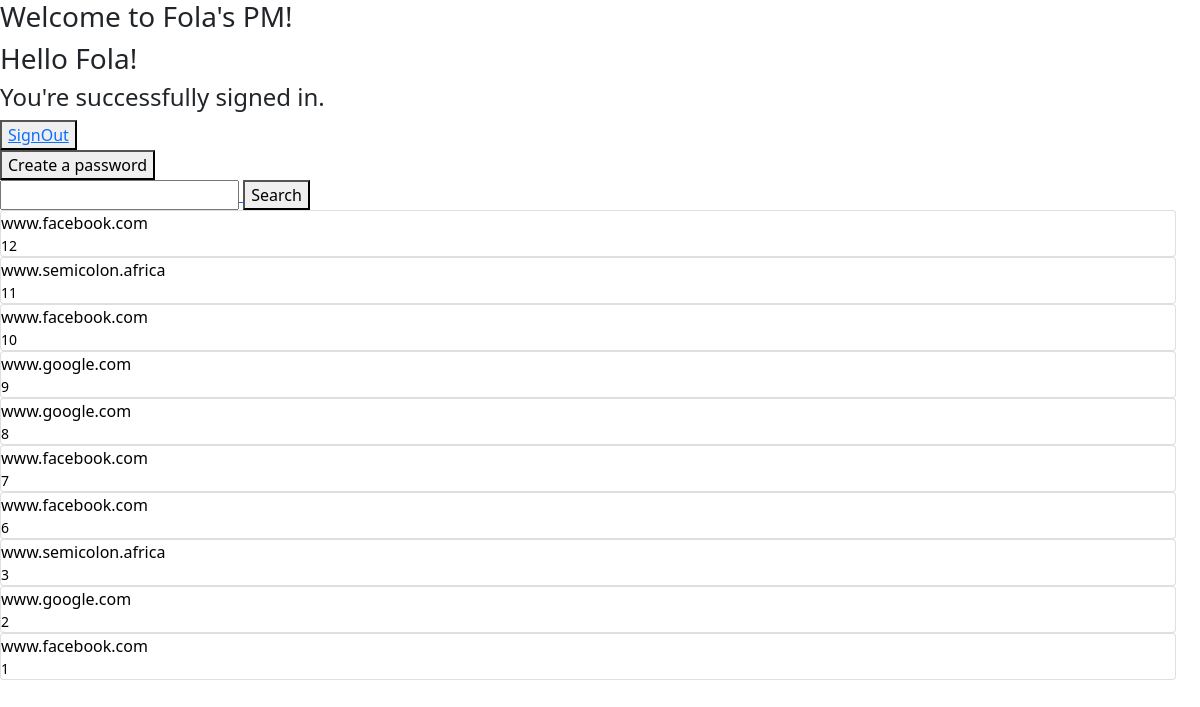
The app's page / (signed in) with its own data.
### authentication/models.py (models this page shows, shortened)
class Password(models.Model):
    website = models.CharField(max_length=100)
    user_password = models.CharField(max_length=200)
    date_created = models.DateTimeField(auto_now_add=True)

### authentication/views.py (the view)
# urls.py: path('', views.get_projects, name='view_all_projects'),
def get_projects(request):
    data = request.POST
    if data:
        key = data.get('filter')
        user_passwords = {} if key is None else Password.objects.filter(title__contains=key)
    else:
        user_passwords = Password.objects.all().order_by('-date_created')
    return render(request, "index.html", {"user_passwords": user_passwords,})

### templates/index.html (shortened to what this page needs)
{% extends "base.html" %}
{% block page_content %}
<h3>Welcome to Fola's PM!</h3>
{% if user.is_authenticated %}
<h3>Hello {{ request.user.username }}!</h3>
<h4>You're successfully signed in.</h4>
<button type="submit"><a href="/signout">SignOut</a></button>
<div class="row">
<div class="">
    <a href="{% url 'create_project' %}">
        <button>Create a password</button>
    </a>
</div>
<div class="">
    <form action="" method="post">
        <a href="{% url 'project_detail' %}">
        <input type="text" name="filter">
        <button type="search" >Search</button>
        </a>
    </form>
</div>
<div class="row">
    {% for user_password in user_passwords %}
    <div class="">
        <a style="text-decoration: none; color: black;" href="{{ user_password.id }}" >
            <div class="card">
                <div class="">
                    <span> {{ user_password.website }}</span>
                </div>
                <small>{{ user_password.id }}</small>
            </div>
        </a>
    </div>
    {% endfor %}
</div>
</div>
{% else %}
<button type="submit"><a href="/signup">SignUp</a></button>
<br/>
<br/>
<button type="submit"><a href="/signin">SignIn</a></button>
{% endif %}
{% endblock %}

### templates/base.html (shortened to what this page needs)
<!DOCTYPE html>
<html lang="en">
<head>
    <link href="https://cdn.jsdelivr.net/npm/bootstrap@5.1.3/dist/css/bootstrap.min.css" rel="stylesheet">
</head>
<body>
    {% block page_content %}
    {% endblock %}
</body>
</html>

### records on screen
Password: website "www.facebook.com", id "12"
Password: website "www.semicolon.africa", id "11"
Password: website "www.facebook.com", id "10"
Password: website "www.google.com", id "9"
Password: website "www.google.com", id "8"
Password: website "www.facebook.com", id "7"
Password: website "www.facebook.com", id "6"
Password: website "www.semicolon.africa", id "3"
Password: website "www.google.com", id "2"
Password: website "www.facebook.com", id "1"

### other values on screen
{{ request.user.username }} "Fola"
